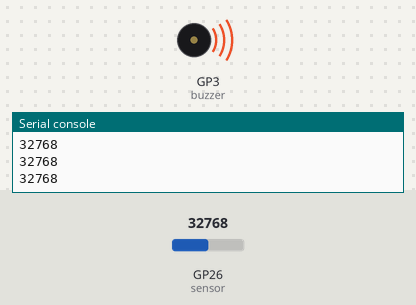
Simulated run of this program. Board: Raspberry Pi Pico running MicroPython. Shown: buzzer (waves = sounding, pin HIGH), the last lines printed to the serial console. The inputs (shaded band) are chosen by the test bench; at power-on: GP26 (sensor) = 32768 (analog values on the 0–65535 scale).

Above: at 1.2 s.
1.3 s: GP26 (sensor) set to 1072
2.8 s: GP26 (sensor) set to 896
At 4.2 s:
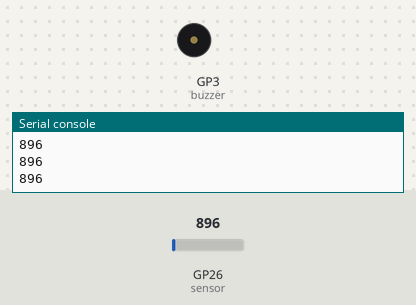
4.5 s: GP26 (sensor) set to 7864
At 5.5 s:
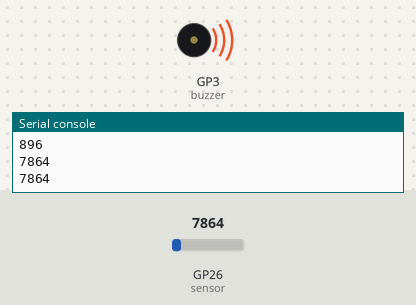
6.0 s: GP26 (sensor) set to 345
At 6.6 s:
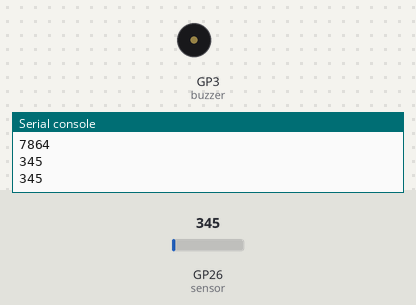
Timing chart, 0 to 8.5 s (numbered marks = the images above; inputs shaded):
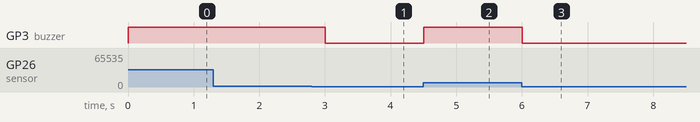

The program:

UV_alarm.py
```python
'''
 * Keyestudio 37 in 1 Starter Kit for Raspberry Pi Pico
 * lesson 41
 * UV_alarm
 * http://www.keyestudio.com
'''
from machine import Pin
import time

buzzer = Pin(3, Pin.OUT)
sensor = machine.ADC(26)

while True:
    analogVal = sensor.read_u16()
    print(analogVal)
    if analogVal > 1000:
        buzzer.value(1)
    else:
        buzzer.value(0)
    time.sleep(0.5)
```

Measured:
- the behaviour switches between 1008 and 992 on GP26 (sensor) (found by bisection; images 0 and 1)
- after the input at 2.8 s, GP3 (buzzer): HIGH → LOW after 0.20 s
- after the input at 4.5 s, GP3 (buzzer): LOW → HIGH at once
- after the input at 6.0 s, GP3 (buzzer): HIGH → LOW at once
